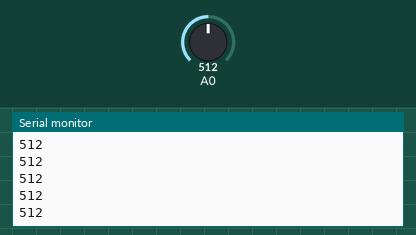
The sketch below on a simulated Arduino Uno, built with avr-gcc and run on an emulated ATmega328P. On the bench: the last lines printed to the serial monitor. Inputs (shaded band) come from the test bench; at power-on: A0 = 512.

Above: at 0.8 s.
0.9 s: A0 set to 716
At 1.8 s:
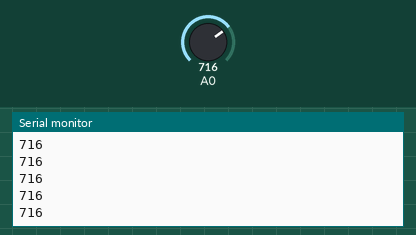
2.4 s: A0 set to 900
At 3.0 s:
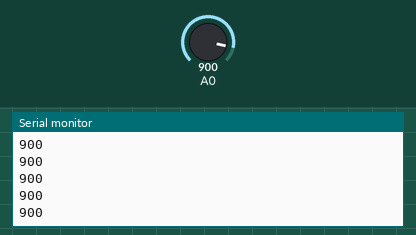
Timing chart, 0 to 5.4 s (numbered marks = the images above; inputs shaded):
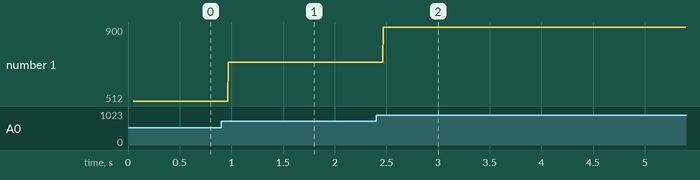

Measured:
- after the input at 0.9 s, the serial monitor: prints a new line after 0.07 s (image 1)
- after the input at 2.4 s, the serial monitor: prints a new line after 0.07 s (image 2)
- plotted number 1: 512 → 716 after the input at 0.9 s, 716 → 900 after the input at 2.4 s

The sketch:

adc.ino
```cpp
#include <avr/io.h>
#include <util/delay.h>

// initialize adc
void adc_init()
{
    // AREF = AVcc
    ADMUX = (1<<REFS0);

    // ADC Enable and prescaler of 128
    // 16000000/128 = 125000
    ADCSRA = (1<<ADEN)|(1<<ADPS2)|(1<<ADPS1)|(1<<ADPS0);
}

//read ADC
uint16_t adc_read(uint8_t ch)
{
  // select the corresponding channel 0~7
  // ANDing with ’7′ will always keep the value
  // of ‘ch’ between 0 and 7
  ch &= 0b00000111;  // AND operation with 7
  ADMUX = (ADMUX & 0xF8)|ch; // clears the bottom 3 bits before ORing

  // start single convertion
  // write ’1′ to ADSC
  ADCSRA |= (1<<ADSC);

  // wait for conversion to complete
  // ADSC becomes ’0′ again
  // till then, run loop continuously
  while(ADCSRA & (1<<ADSC));

  return (ADC);
}

int main(void) {
    Serial.begin(9600);
    //DDRA &= 0b00000001;
    //DDRA |= 0b00000001;

    //PORTA |= 0b00000000;

    uint16_t adc_result0, adc_result1;

    // initialize adc and lcd
    adc_init();
    _delay_ms(50);

    while(1) {
      adc_result0 = adc_read(0);      // read adc value at PA0
      //adc_result1 = adc_read(1);      // read adc value at PA1
      Serial.println(adc_result0);
      //Serial.print(" / ");
      //Serial.println(adc_result1);
      //_delay_ms(1000);
    }
    return 0;
}
```
